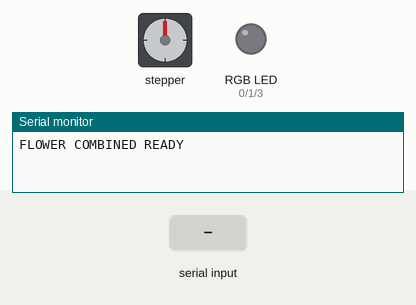
The sketch below on a simulated ESP32-C3. Parts: stepper motor, an RGB LED mixed from three pins (HIGH = lit), the last lines printed to the serial monitor. Wiring (inferred from the names in the program): stepper motor (2048 steps per turn assumed): coils GPIO 4, GPIO 5, GPIO 6, GPIO 7. The inputs (shaded band) are chosen by the test bench. Dim RGB values are drawn brighter than linear; pins used as bus, display or sensor lines are not drawn.

Above: at 1.5 s.
1.6 s: "ATTENTION ON\n" received over Serial
At 3.93 s:
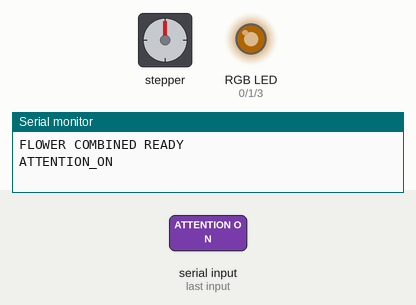
4.6 s: "RUN LOW\n" received over Serial
At 7.13 s:
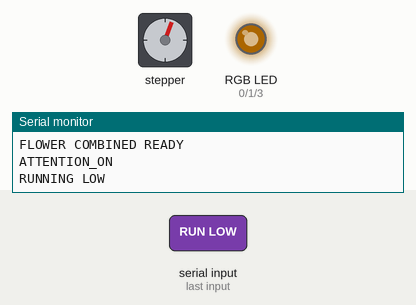
7.6 s: "ATTENTION ON\n" received over Serial
10.6 s: "ATTENTION OFF\n" received over Serial
At 10.92 s:
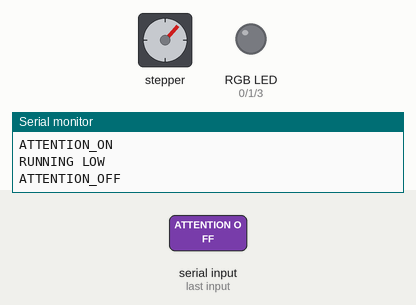
13.6 s: "RUN MEDIUM\n" received over Serial
At 14.19 s:
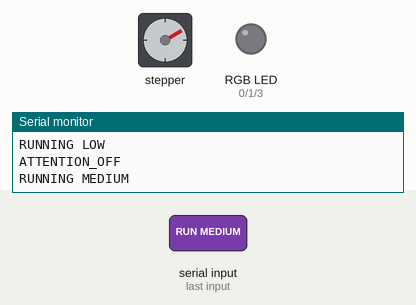
16.6 s: "RUN HIGH\n" received over Serial
Timing chart, 0 to 23.0 s (numbered marks = the images above; inputs shaded):
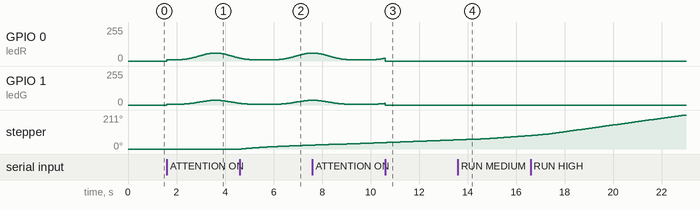

Measured:
- after the input at 1.6 s, GPIO 0 (ledR): rises from 0/255 to 60/255 in 1.9 s, then falls to 22/255 in 1.1 s; GPIO 1 (ledG): rises from 0/255 to 35/255 in 1.9 s, then falls to 13/255 in 1.1 s
- after the input at 4.6 s, stepper: keeps turning clockwise at about 8°/s, starting after 0.07 s

The sketch:

flower_integrated.ino
```cpp
#include <Arduino.h>
#include <math.h>
// Integrated prototype 2026-11-03. GPIO0/1/3 LED; GPIO4-7 motor.
// Hardware PWM runs independently. No new delay in the motor loop.
constexpr uint8_t ledR=0, ledG=1, ledB=3;
bool ledReady=false, attention=false;
uint32_t ledHeartbeat=0, ledEpoch=0, lastLedUpdate=0;
void ledColor(uint8_t r,uint8_t g,uint8_t b) {
  if(ledReady) {ledcWrite(ledR,r);ledcWrite(ledG,g);ledcWrite(ledB,b);}
}
void setupLight() {
  for(uint8_t p:{ledR,ledG,ledB}) {digitalWrite(p,LOW);pinMode(p,OUTPUT);}
  bool r=ledcAttach(ledR,5000,8),g=ledcAttach(ledG,5000,8),b=ledcAttach(ledB,5000,8);
  ledReady=r&&g&&b;
  if(!ledReady) for(uint8_t p:{ledR,ledG,ledB}) {ledcDetach(p);pinMode(p,OUTPUT);digitalWrite(p,LOW);}
  ledColor(0,0,0);
}
void updateLight() {
  uint32_t now=millis();
  if(attention && now-ledHeartbeat>=6000) {
    attention=false;ledColor(0,0,0);Serial.println("ATTENTION_TIMEOUT");
  }
  if(!attention || now-lastLedUpdate<16) return;
  lastLedUpdate=now;
  float wave=.5f-.5f*cosf(6.283185307f*((now-ledEpoch)%4000)/4000.f);
  float level=.15f+.85f*wave*wave;
  ledColor(lroundf(60*level),lroundf(35*level),0);
}
// ESP32-C3 SuperMini + ULN2003 + 28BYJ-48 (5 V).
// GPIO4/5/6/7 -> IN1/IN2/IN3/IN4; board 5V/G -> driver +/-.
// Serial (115200): RUN LOW, RUN MEDIUM, RUN HIGH, RUN XHIGH,
// RUN ULTRA, TEST 1900, TEST 1800, TEST 1700, TEST FAST,
// TEST FAST20, STOP, STATUS, PING.
// TEST commands stop after 5 or 20 seconds.
// On the current 23 cm model, 1500 us lost steps and 1800 us paused briefly;
// keep normal RUN ULTRA at the proven 2000 us interval.
// The 1:32 / 20 ohm motor with white petals also failed to turn continuously
// at 1500 and 1800 us; do not promote those test intervals to RUN presets.
// Outputs are off at boot and after STOP or a 30-second command timeout.

constexpr uint8_t kPins[4] = {4, 5, 6, 7};
constexpr uint32_t kTimeoutMs = 30000;
constexpr uint32_t kFastTestMs = 5000;
constexpr uint32_t kFastTestLongMs = 20000;
constexpr uint8_t kMaxCommand = 31;

char command[kMaxCommand + 1];
uint8_t commandLength = 0;
uint8_t phase = 0;
uint8_t speed = 0; // 0=stopped, 1=low, 2=medium, 3=high, 4=xhigh, 5=ultra, 6=fast test
uint32_t targetIntervalUs = 0;
uint32_t currentIntervalUs = 0;
uint32_t nextStepAtUs = 0;
uint32_t lastRunCommandAt = 0;
uint32_t fastTestDurationMs = kFastTestMs;

void coilsOff() {
  for (uint8_t i = 0; i < 4; ++i) digitalWrite(kPins[i], LOW);
}

void stopMotor(const char* response) {
  speed = 0;
  coilsOff();
  Serial.println(response);
}

void runAt(uint8_t requestedSpeed, uint32_t intervalUs, const char* response) {
  lastRunCommandAt = millis();
  if (speed != requestedSpeed) {
    if (speed == 0) currentIntervalUs = 10000; // Start gently, then accelerate.
    speed = requestedSpeed;
    targetIntervalUs = intervalUs;
    nextStepAtUs = micros();
    Serial.println(response);
  }
}

void handleCommand() {
  command[commandLength] = '\0';
  if (strcmp(command,"ATTENTION ON")==0) {
    if(!attention) {ledEpoch=millis();Serial.println("ATTENTION_ON");}
    attention=true;ledHeartbeat=millis();
  } else if (strcmp(command,"ATTENTION OFF")==0) {
    if(attention) Serial.println("ATTENTION_OFF");
    attention=false;ledColor(0,0,0);
  } else if (strcmp(command,"DEVICE INFO")==0) {
    Serial.printf("FLOWER_COMBINED_V1 PWM=%s MOTOR_PINS=4,5,6,7 LED_PINS=0,1,3\n",ledReady?"OK":"FAIL");
  } else if (strcmp(command,"LED STATUS")==0) {
    Serial.printf("LED_STATE=%s PWM=%s\n",attention?"ON":"OFF",ledReady?"OK":"FAIL");
  } else if (strcmp(command, "PING") == 0) {
    Serial.println("PONG");
  } else if (strcmp(command, "RUN LOW") == 0) {
    runAt(1, 32000, "RUNNING LOW");
  } else if (strcmp(command, "RUN MEDIUM") == 0) {
    runAt(2, 16000, "RUNNING MEDIUM");
  } else if (strcmp(command, "RUN HIGH") == 0) {
    runAt(3, 8000, "RUNNING HIGH");
  } else if (strcmp(command, "RUN XHIGH") == 0) {
    runAt(4, 4000, "RUNNING XHIGH");
  } else if (strcmp(command, "RUN ULTRA") == 0) {
    runAt(5, 2000, "RUNNING ULTRA");
  } else if (strcmp(command, "TEST FAST") == 0) {
    stopMotor("TEST FAST START");
    fastTestDurationMs = kFastTestMs;
    runAt(6, 1500, "RUNNING FAST TEST");
  } else if (strcmp(command, "TEST FAST20") == 0) {
    stopMotor("TEST FAST20 START");
    fastTestDurationMs = kFastTestLongMs;
    runAt(6, 1500, "RUNNING FAST TEST");
  } else if (strcmp(command, "TEST 1900") == 0) {
    stopMotor("TEST 1900 START");
    fastTestDurationMs = kFastTestLongMs;
    runAt(6, 1900, "RUNNING 1900 TEST");
  } else if (strcmp(command, "TEST 1800") == 0) {
    stopMotor("TEST 1800 START");
    fastTestDurationMs = kFastTestLongMs;
    runAt(6, 1800, "RUNNING 1800 TEST");
  } else if (strcmp(command, "TEST 1700") == 0) {
    stopMotor("TEST 1700 START");
    fastTestDurationMs = kFastTestLongMs;
    runAt(6, 1700, "RUNNING 1700 TEST");
  } else if (strcmp(command, "STOP") == 0) {
    stopMotor("STOPPED");
  } else if (strcmp(command, "STATUS") == 0) {
    switch (speed) {
      case 1: Serial.println("RUNNING LOW"); break;
      case 2: Serial.println("RUNNING MEDIUM"); break;
      case 3: Serial.println("RUNNING HIGH"); break;
      case 4: Serial.println("RUNNING XHIGH"); break;
      case 5: Serial.println("RUNNING ULTRA"); break;
      case 6: Serial.println("RUNNING FAST TEST"); break;
      default: Serial.println("IDLE"); break;
    }
  } else if (commandLength > 0) {
    Serial.println("UNKNOWN");
  }
  commandLength = 0;
}

void setup() {
  for (uint8_t i = 0; i < 4; ++i) {
    digitalWrite(kPins[i], LOW);
    pinMode(kPins[i], OUTPUT);
  }
  coilsOff();
  setupLight();
  Serial.begin(115200);
  delay(300);
  Serial.println("FLOWER COMBINED READY");
}

void loop() {
  uint8_t serialBudget=64;
  while (serialBudget-- && Serial.available() > 0) {
    const char incoming = static_cast<char>(Serial.read());
    if (incoming == '\r') continue;
    if (incoming == '\n') {
      handleCommand();
    } else if (commandLength < kMaxCommand) {
      command[commandLength++] = incoming;
    } else {
      commandLength = 0;
      Serial.println("TOO LONG");
    }
  }

  updateLight();
  if (speed == 0) return;
  const uint32_t now = millis();
  if (speed == 6 && now - lastRunCommandAt >= fastTestDurationMs) {
    stopMotor("TEST FAST DONE");
    return;
  }
  if (now - lastRunCommandAt >= kTimeoutMs) {
    stopMotor("TIMEOUT");
    return;
  }
  const uint32_t nowUs = micros();
  if (static_cast<int32_t>(nowUs - nextStepAtUs) < 0) return;

  coilsOff();
  digitalWrite(kPins[phase], HIGH); // Same one-coil sequence as the successful short test.
  phase = (phase + 1) & 3;
  // Accelerate more gradually above HIGH; the attached logo adds inertia.
  if (currentIntervalUs > targetIntervalUs) {
    const uint32_t ramp = currentIntervalUs <= 4000
        ? max(2UL, currentIntervalUs / 1000)
        : max(10UL, currentIntervalUs / 100);
    currentIntervalUs = max(targetIntervalUs, currentIntervalUs - ramp);
  } else if (currentIntervalUs < targetIntervalUs) {
    const uint32_t ramp = max(10UL, currentIntervalUs / 100);
    currentIntervalUs = min(targetIntervalUs, currentIntervalUs + ramp);
  }
  nextStepAtUs = nowUs + currentIntervalUs;
}
```
